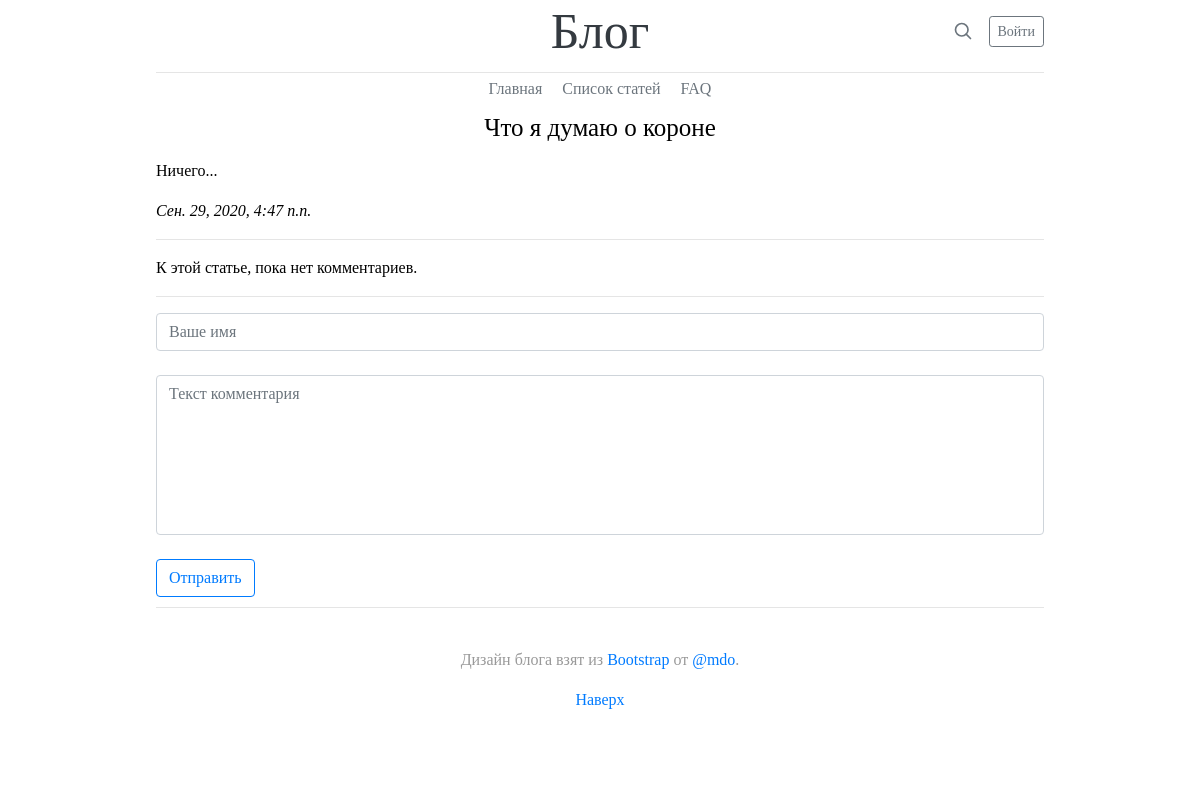
/articles/7/, run on the app's committed database.
### myfirst/apps/articles/models.py (models this page shows, shortened)
class Article(models.Model):
    article_title = models.CharField('Название статьи', max_length=200)
    article_text = RichTextUploadingField('Текст статьи')
    pub_date = models.DateTimeField('Дата публикации')
    def was_published_recently(self):
        return self.pub_date >=(timezone.now() - datetime.timedelta(days =7))
    class Meta:
        verbose_name ='Статья'
        verbose_name_plural ='Статьи'

### myfirst/apps/articles/views.py (the view)
# urls.py: path('<int:article_id>/',views.detail, name='detail'),
def detail(request, article_id):
    try:
        a = Article.objects.get( id = article_id)
    except:
        raise Http404("Error!")
    latest_comments_list = a.comment_set.order_by('-id')[:10]
    return render(request, 'articles/detail.html',{'article': a,'latest_comments_list': latest_comments_list})

### myfirst/templates/articles/detail.html (shortened to what this page needs)
{% extends 'base.html' %}
{% block content %}
<h2 class="head">{{article.article_title}}</h2>
{% autoescape off %}<p>{{article.article_text}}</p>{% endautoescape %}
<em>{{article.pub_date}}</em>
<hr>
   {% if latest_comments_list %}
      {% for c in latest_comments_list %}
      <p class="comment">
          <strong>{{c.author_name}}</strong>&nbsp<em>{{c.comm_date}}</em>
          <p class="text_comment">{{c.comment_text}}</p>
      </p>
      {% endfor%}
   {% else%}
  К этой статье, пока нет комментариев.
   {% endif%}
<hr>
<form action="{% url 'articles:leave_comment' article.id %}" method="POST">
      <input type="text"  class="form-control" id="exampleInputEmail1" aria-describedby="emailHelp"  placeholder="Ваше имя" name ="name"> <br>
      <textarea  class="form-control"  name="text" cols="145"  required=""  placeholder="Текст комментария" rows="5" style="overflow: hidden; word-wrap: break-word; resize: none; height: 160px; "></textarea><br>
      <button  class="btn btn-outline-primary" type="submit">Отправить</button>
</form>
{% endblock %}

### myfirst/templates/base.html (style rules this page uses)
html { height: 100%; margin: 0; -webkit-font-smoothing: antialiased; }
body { background-color: white; color: black; width: 80%; height: 100%; margin: 0 auto; font-size: 100%; font-family: 'Suisse'; box-sizing: border-box; padding-left: 36px; padding-right: 36px; max-height: 100vh; }
.head { margin-top: 3px; text-align: center; font-family: "Playfair Display", Georgia, "Times New Roman", serif; font-size: 25px; }

### data on the page
Article: article_title "Что я думаю о короне", article_text "Ничего...", pub_date "Сен. 29, 2020, 4:47 п.п."
